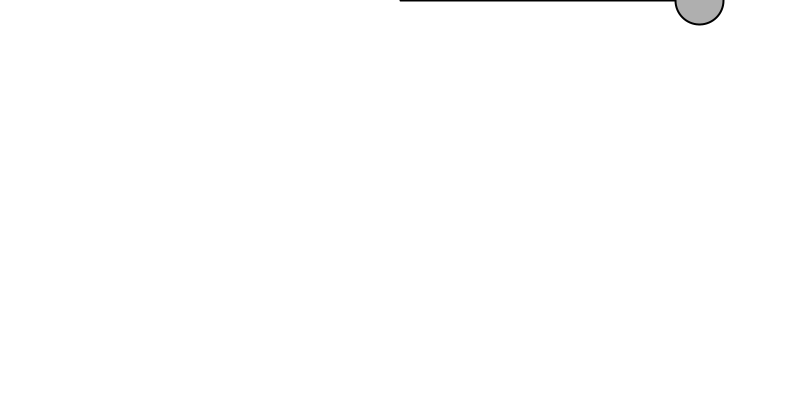
Frame 1 (no input)
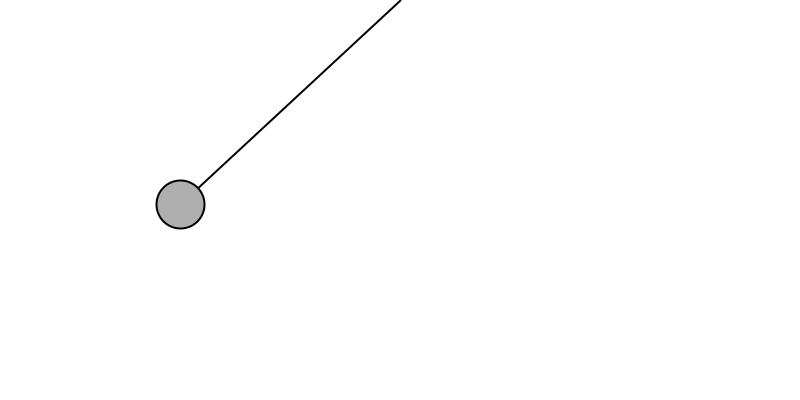
Frame 60 (the mouse pressed at the canvas centre just before this capture)
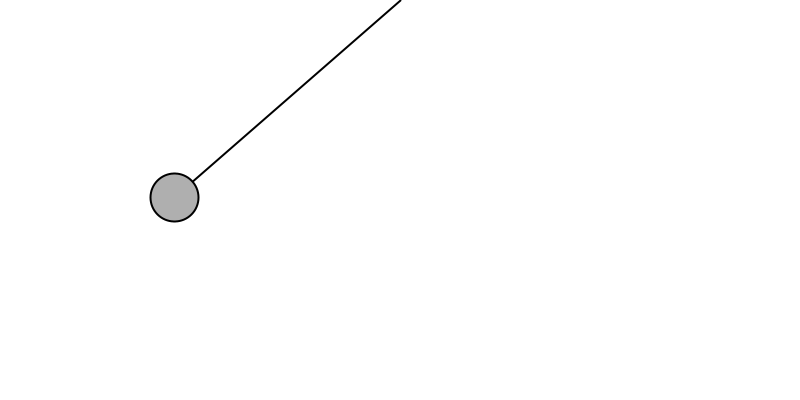
Frame 120 (the mouse held since frame 60 and released just before this capture)

The Processing sketch that drew these frames (run headless with seeded random() and noise(); from frame 60 on, the mouse is pressed at the canvas centre):

// Processing sketch: sketch_4_NOC_3_10_PendulumExample_object
// ── sketch_4_NOC_3_10_PendulumExample_object.pde
// Pendulum - modded Sept 27

// Daniel Shiffman <http://www.shiffman.net>

// A simple pendulum simulation
// Given a pendulum with an angle theta (0 being the pendulum at rest) and a radius r
// we can use sine to calculate the angular component of the gravitational force.

// Gravity Force = Mass * Gravitational Constant;
// Pendulum Force = Gravity Force * sine(theta)
// Angular Acceleration = Pendulum Force / Mass = gravitational acceleration * sine(theta);

// Note this is an ideal world scenario with no tension in the
// pendulum arm, a more realistic formula might be:
// Angular Acceleration = (g / R) * sine(theta)

// For a more substantial explanation, visit:
// http://www.myphysicslab.com/pendulum1.html

//added object array, spread and damp
Pendulum[] p;
int num = 1;
int spread = 5;
float dampval = 1; 
//float dampval = 0.995; 

void setup() {
  size(800, 400);
  smooth();
  p = new Pendulum[num];
  // Make a new Pendulum(s) with an origin location and armlength
  for (int i = 0; i < num; i++) {
    p[i] = new Pendulum(new PVector((num/2*spread)+width/2-(i*spread), 0), 300-(i*10), (PI/2)-(i*0.1));
  }
}

void draw() {

  background(255);
  for (int i = 0; i < num; i++) {
    p[i].go();
  }
}

void mousePressed() {
  for (int i = 0; i < num; i++) {
    p[i].clicked(mouseX, mouseY);
  }
}

void mouseReleased() {
  for (int i = 0; i < num; i++) {
    p[i].stopDragging();
  }
}

// ── Pendulum.pde
// Pendulum
// Daniel Shiffman <http://www.shiffman.net>

// A Simple Pendulum Class
// Includes functionality for user can click and drag the pendulum

class Pendulum {

  PVector location;    // Location of pendulum ball
  PVector origin;      // Location of arm origin
  float r;             // Length of arm
  float angle;         // Pendulum arm angle
  float aVelocity;     // Angle velocity
  float aAcceleration; // Angle acceleration

    float ballr;         // Ball radius
  float damping;       // Arbitary damping amount

  boolean dragging = false;

  // This constructor could be improved to allow a greater variety of pendulums
  Pendulum(PVector origin_, float r_,float ang) {
    // Fill all variables
    origin = origin_.get();
    location = new PVector();
    r = r_;
    angle =ang;

    aVelocity = 0.0;
    aAcceleration = 0.0;
    damping = dampval;   // Arbitrary damping
    ballr = 48.0;      // Arbitrary ball radius
  }

  void go() {
    update();
    drag();    //for user interaction
    display();
  }

  // Function to update location
  void update() {
    // As long as we aren't dragging the pendulum, let it swing!
    if (!dragging) {
      float gravity = 0.5;                              // Arbitrary constant
      aAcceleration = (-1 * gravity / r) * sin(angle);  // Calculate acceleration (see: http://www.myphysicslab.com/pendulum1.html)
      aVelocity += aAcceleration;                 // Increment velocity
      aVelocity *= damping;                       // Arbitrary damping
      angle += aVelocity;                         // Increment angle
    }
  }

  void display() {
    location.set(r*sin(angle), r*cos(angle), 0);         // Polar to cartesian conversion
    location.add(origin);                              // Make sure the location is relative to the pendulum's origin

    stroke(0);
    strokeWeight(2);
    // Draw the arm
    line(origin.x, origin.y, location.x, location.y);
    ellipseMode(CENTER);
    fill(175);
    if (dragging) fill(0);
    // Draw the ball
    ellipse(location.x, location.y, ballr, ballr);
  }


  // The methods below are for mouse interaction

  // This checks to see if we clicked on the pendulum ball
  void clicked(int mx, int my) {
    float d = dist(mx, my, location.x, location.y);
    if (d < ballr) {
      dragging = true;
    }
  }

  // This tells us we are not longer clicking on the ball
  void stopDragging() {
    aVelocity = 0; // No velocity once you let go
    dragging = false;
  }

  void drag() {
    // If we are draging the ball, we calculate the angle between the 
    // pendulum origin and mouse location
    // we assign that angle to the pendulum
    if (dragging) {
      PVector diff = PVector.sub(origin, new PVector(mouseX, mouseY));      // Difference between 2 points
      angle = atan2(-1*diff.y, diff.x) - radians(90);                      // Angle relative to vertical axis
    }
  }
}
